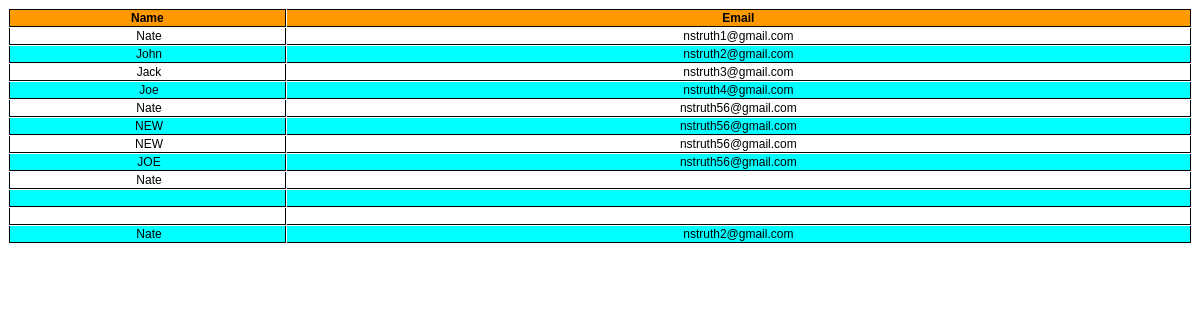
The page /show.php on the database its author committed.
### tables this page shows
CREATE TABLE `crud` (
  `id` int NOT NULL,
  `name` varchar(255) NOT NULL,
  `email` varchar(255) NOT NULL
);

### show.php (the view, shortened to what this page needs)
<?php
include 'database.php';
$sql = "SELECT name, email, id FROM crud";
$result = $con->query($sql);
if ($result->num_rows > 0) {
echo "<div id=\"wrapper\">";
echo "<table>";
echo "<thead><tr style=\"position: sticky; top: 0px; background-color: #FF9900;\"><th style=\"border: 1px solid black;\">Name</th><th>Email</th></thead>";
echo "<tbody>";
while ($row = $result->fetch_assoc()) {
 echo "<tr><td>&nbsp;" . htmlspecialchars($row["name"], ENT_QUOTES, 'UTF-8') . "</td><td>" . htmlspecialchars($row["email"], ENT_QUOTES, 'UTF-8') . "</td>";
echo "</tr>";
}
echo "</tbody>";
echo "</table>";
echo "</div>";
} else {
  echo "0 results";
}
?>

### show.php (style rules this page uses)
#wrapper { width: 100%; }
tr:nth-child(even) { background: #00FFFF; }
tr:nth-child(odd) { background: white; }
table { width: 100%; text-align: center; border-collapse: separate; border-spacing: 1; font: 12px Arial, sans-serif; color: black; }
table th { border-top: 1px solid; border-bottom: 1px solid; border-right: 1px solid; }
table td { border-bottom: 1px solid; border-right: 1px solid; }
table th:first-child, table td:first-child { border-left: 1px solid; }
table thead th { position: sticky; top: 0; background-color: #FF9900; }

### rows shown on the page
crud: name "Nate", email "nstruth1@gmail.com"
crud: name "John", email "nstruth2@gmail.com"
crud: name "Jack", email "nstruth3@gmail.com"
crud: name "Joe", email "nstruth4@gmail.com"
crud: name "Nate", email "nstruth56@gmail.com"
crud: name "NEW", email "nstruth56@gmail.com"
crud: name "NEW", email "nstruth56@gmail.com"
crud: name "JOE", email "nstruth56@gmail.com"
crud: name "Nate"
crud: name "Nate", email "nstruth2@gmail.com"
